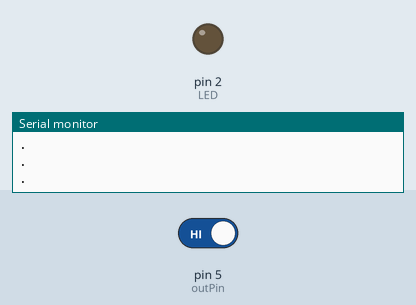
Recording of a sketch running on a simulated Arduino Uno, built with avr-gcc and run on an emulated ATmega328P. On the bench: output pins drawn as LEDs (lit = HIGH), the last lines printed to the serial monitor. Dashed ring = blinking. The test bench sets the inputs (shaded band); at power-on: pin 5 (outPin) HIGH.

Above: at 2.8 s.
2.9 s: pin 5 (outPin) driven LOW
At 3.4 s:
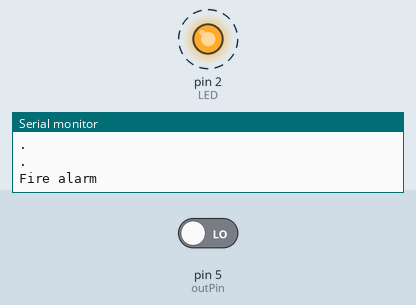
7.0 s: pin 5 (outPin) driven HIGH
At 7.7 s:
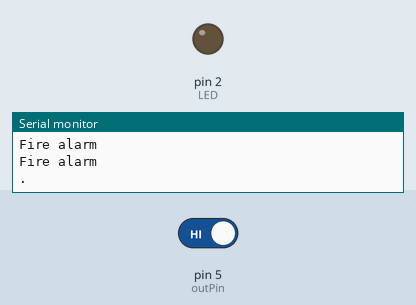
Timing chart, 0 to 10.0 s (numbered marks = the images above; inputs shaded):
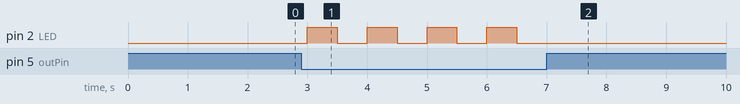

Measured:
- after the input at 2.9 s, pin 2 (LED): alternates HIGH for 0.50 s and LOW for 0.50 s, starting after 0.10 s
- after the input at 7.0 s, pin 2 (LED): stops changing and stays LOW

The sketch:

Fire_Sensor.ino
```cpp
const int outPin = 5;
const int LED = 2;

int fire;
void setup() {
  Serial.begin(9600);
  pinMode(outPin, INPUT);
  pinMode(LED, OUTPUT);
}

void loop() {
  fire = digitalRead(outPin);
  if (fire == 0) {
    Serial.print("Fire alarm\n");
    digitalWrite(LED, HIGH);
  }
  else {
    Serial.print(".\n");
  }
  delay(500);
  digitalWrite(LED, LOW);
  delay(500);
}
```
